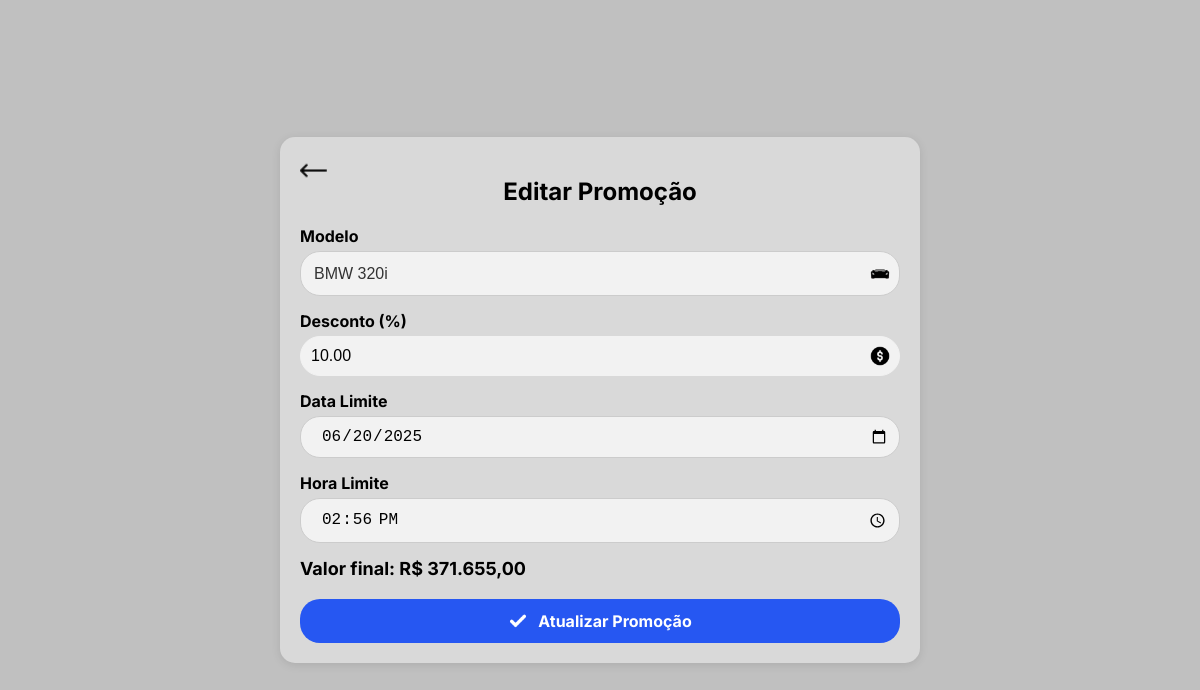
The app's page /php/editar_promocao.php?id=4 (signed in), older data.
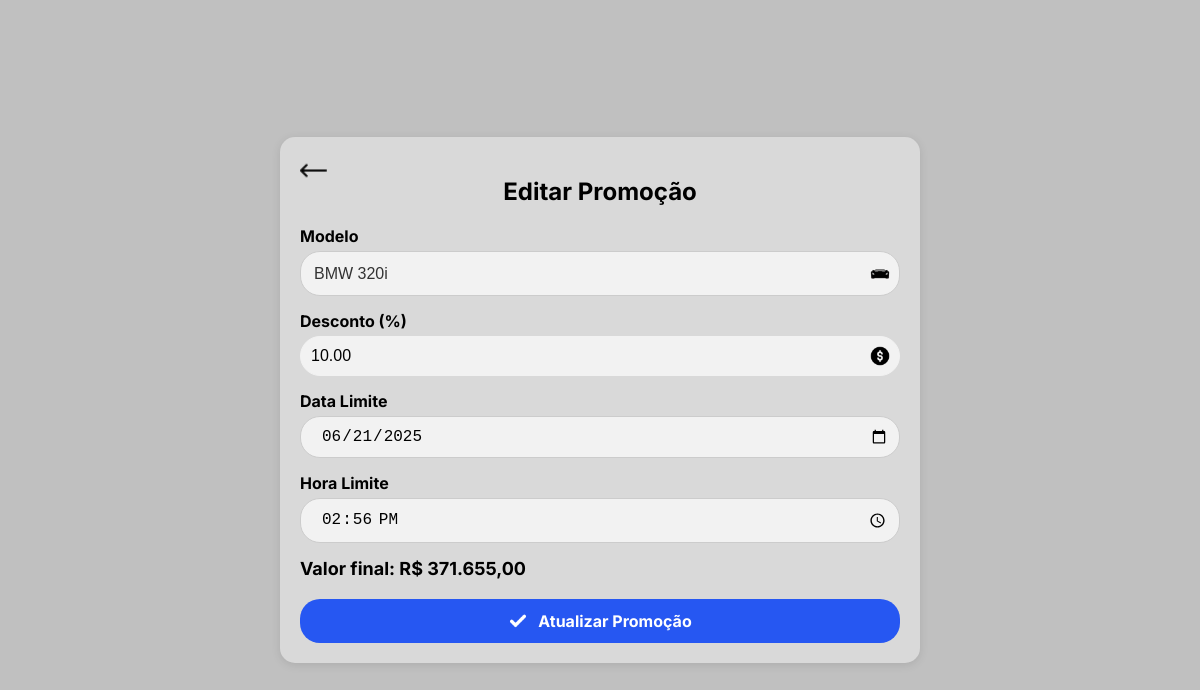
The same page, newer data.
### tables this page shows
CREATE TABLE `promocoes` (
  `id` int(11) NOT NULL,
  `modelo_id` int(11) NOT NULL,
  `desconto` decimal(5,2) NOT NULL,
  `preco_com_desconto` decimal(10,2) NOT NULL,
  `data_limite` datetime NOT NULL DEFAULT current_timestamp(),
  `ativo` tinyint(1) DEFAULT 1,
  `status` enum('Ativa','Inativa') DEFAULT 'Ativa'
);

CREATE TABLE `modelos` (
  `id` int(11) NOT NULL,
  `modelo` varchar(255) NOT NULL,
  `fabricante` varchar(255) NOT NULL,
  `cor` varchar(50) NOT NULL,
  `ano` int(11) NOT NULL,
  `preco` decimal(10,2) NOT NULL,
  `estoque` int(11) DEFAULT 0
);

### php/editar_promocao.php (the view, shortened to what this page needs)
<?php
include('conexao.php');
if (isset($_GET['id'])) {
    $promo_id = $_GET['id'];
    $query = "SELECT * FROM promocoes WHERE id = ?";
    $stmt = $conn->prepare($query);
    $stmt->bind_param("i", $promo_id);
    $stmt->execute();
    $result = $stmt->get_result();
    if ($result->num_rows === 1) {
        $promo = $result->fetch_assoc();
        $modelo_id = $promo['modelo_id'];
        $desconto = $promo['desconto'];
        $data_limite = explode(" ", $promo['data_limite'])[0];
        $hora_limite = explode(" ", $promo['data_limite'])[1] ?? '00:00';
    } else {
        echo "Promoção não encontrada!";
        exit;
    }
} else {
    echo "ID da promoção não fornecido!";
    exit;
}
$query_modelos = "SELECT id, modelo, preco FROM modelos";
$modelos_result = $conn->query($query_modelos);
?>
<!DOCTYPE html>
<html lang="pt-BR">
<head>
    <link rel="stylesheet" href="../css/registro.css">
</head>
<body>
<div class="container">
    <a href="consultar_promocoes.php" class="back-button">
        <img src="../img/seta-esquerda24.png" alt="Voltar">
    </a>
    <h2>Editar Promoção</h2>
    <form action="editar_promocao.php?id=<?php echo $promo_id; ?>" method="post" id="formPromocao">
        <div class="input-group">
            <label for="modelo_id">Modelo</label>
            <div class="input-wrapper">
                <select name="modelo_id" id="modelo_id" required>
                    <?php while ($row = $modelos_result->fetch_assoc()): ?>
                        <option value="<?php echo $row['id']; ?>"
                                <?php echo ($row['id'] == $modelo_id) ? 'selected' : ''; ?>
                                data-preco="<?php echo $row['preco']; ?>">
                            <?php echo htmlspecialchars($row['modelo']); ?>
                        </option>
                    <?php endwhile; ?>
                </select>
                <img src="../img/veiculos/carro.png" alt="Ícone modelo">
            </div>
        </div>
        <div class="input-group">
            <label for="desconto">Desconto (%)</label>
            <div class="input-wrapper">
                <input type="number" name="desconto" id="desconto" min="0" max="100" step="0.01"
                       value="<?php echo $desconto; ?>" required>
                <img src="../img/veiculos/preco.png" alt="Ícone desconto">
            </div>
        </div>
        <div class="input-group">
            <label for="data_limite">Data Limite</label>
            <div class="input-wrapper">
                <input type="date" name="data_limite" id="data_limite" value="<?php echo $data_limite; ?>" required>
            </div>
        </div>
        <div class="input-group">
            <label for="hora_limite">Hora Limite</label>
            <div class="input-wrapper">
                <input type="time" name="hora_limite" id="hora_limite" value="<?php echo $hora_limite; ?>" required>
            </div>
        </div>
        <div class="valor-final" id="valor-final">
        </div>
        <button type="submit" class="btn">
            <img src="../img/registro/verifica.png" alt="Ícone de check">
            Atualizar Promoção
        </button>
    </form>
</div>
</body>
</html>

Row changes from the older to the newer data that the page shows:
changed promocoes "BMW 320i": data_limite "06/20/2025" → "06/21/2025"
